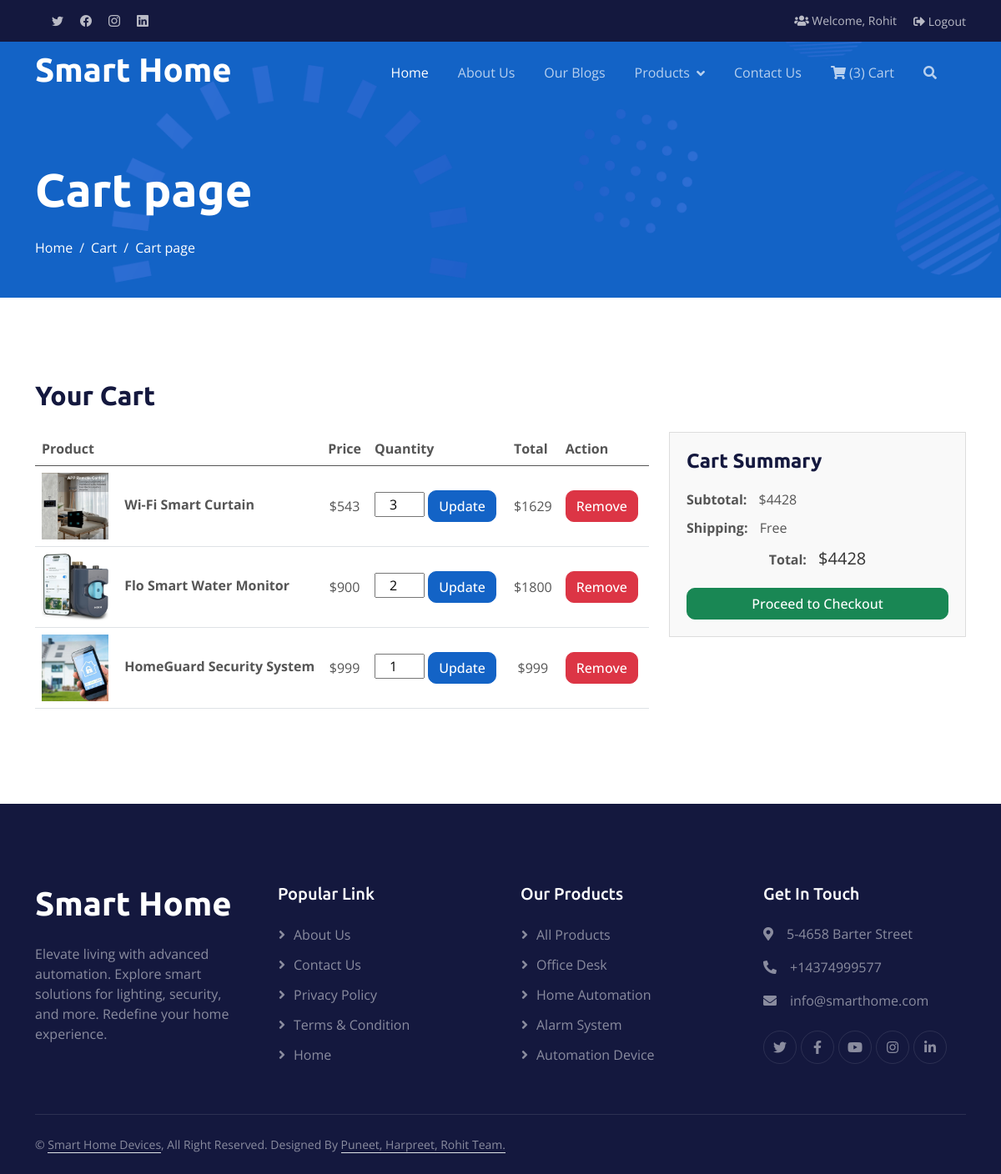
/cart.php (signed in), run on an earlier commit of the app's database.
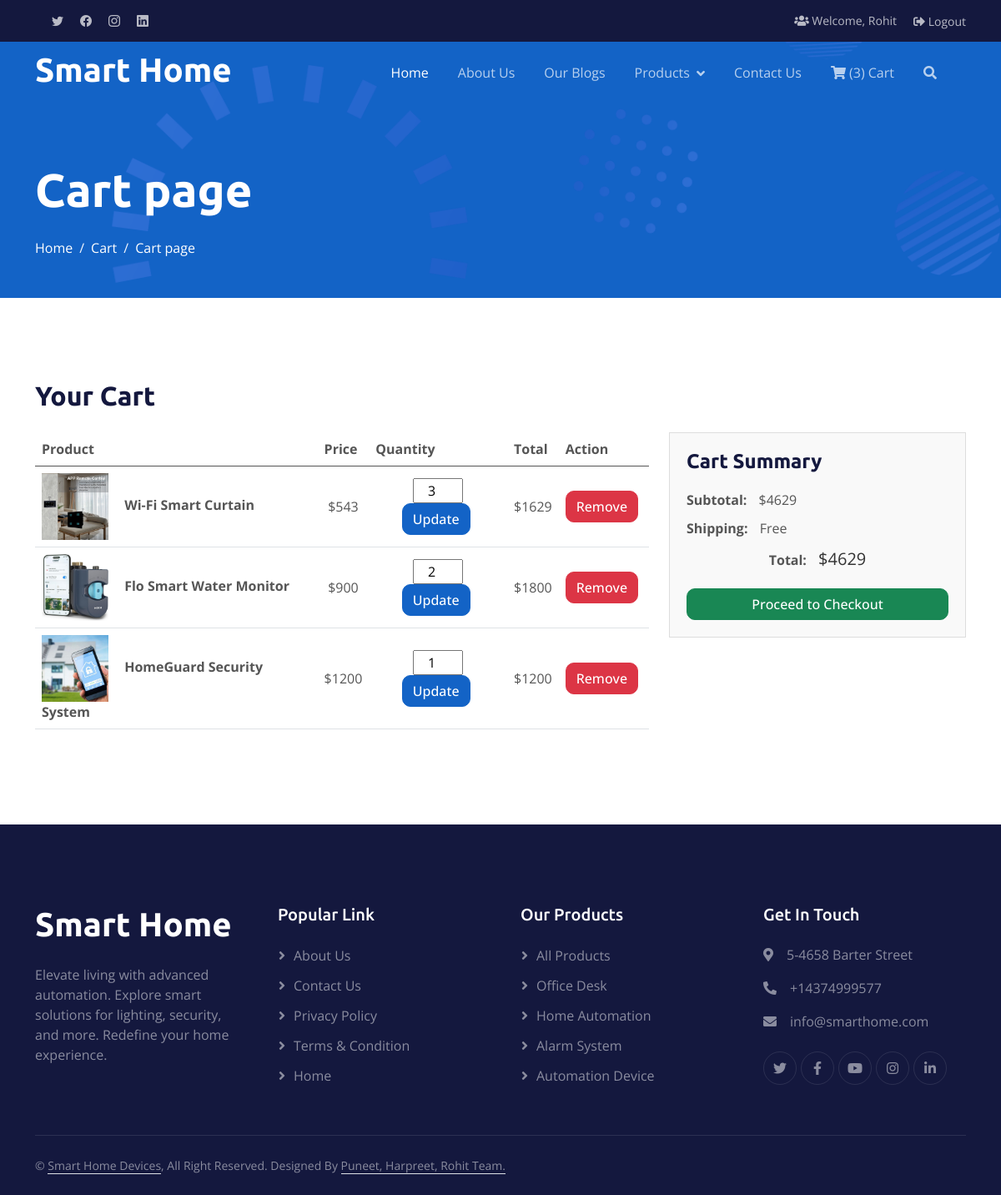
And on a later commit of the database.
### tables this page shows
CREATE TABLE IF NOT EXISTS `cart` (
  `id` int NOT NULL AUTO_INCREMENT,
  `product_id` varchar(100) NOT NULL,
  `user_id` varchar(100) NOT NULL,
  `quantity` int NOT NULL,
  PRIMARY KEY (`id`)
);

CREATE TABLE IF NOT EXISTS `products` (
  `product_id` int NOT NULL AUTO_INCREMENT,
  `category` varchar(100) NOT NULL,
  `title` varchar(50) NOT NULL,
  `description` longtext NOT NULL,
  `image` varchar(400) NOT NULL,
  `date` timestamp NOT NULL DEFAULT CURRENT_TIMESTAMP,
  `keywords` varchar(500) NOT NULL,
  `price` int NOT NULL,
  PRIMARY KEY (`product_id`)
);

### cart.php (the view, shortened to what the changed rows need)
<!DOCTYPE html>
<html lang="en">
<head>
    <?php include_once('header.php'); ?>
    <div class="container-fluid pt-5 bg-primary hero-header">
        <div class="container pt-5">
            <div class="row g-5 pt-5">
                <div class="col-lg-6 align-self-center text-center text-lg-start mb-lg-5">
                    <h1 class="display-4 text-white mb-4 animated slideInRight">Cart page</h1>
                </div>
            </div>
        </div>
    </div>
    <section class="cart-section">
        <div class="container mt-5 mb-5">
            <h2 class="section-title mb-4">Your Cart</h2>
            <div class="row">
                <div class="col-md-8">
                    <div class="cart-table">
                        <table class="table">
                            <thead>
                                <tr>
                                    <th scope="col">Product</th>
                                    <th scope="col">Price</th>
                                    <th scope="col">Quantity</th>
                                    <th scope="col">Total</th>
                                    <th scope="col">Action</th>
                                </tr>
                            </thead>
                            <tbody>
                                <?php
                                $res = mysqli_query($conn, "SELECT cart.*, products.title, products.image, products.price FROM cart INNER JOIN products ON cart.product_id = products.product_id WHERE cart.user_id = $u_id");
                                $subtotal = 0;
                                while ($row = mysqli_fetch_assoc($res)) {
                                    $cart_id = $row['id'];
                                    $title = $row['title'];
                                    $image = $row['image'];
                                    $price = $row['price'];
                                    $quantity = $row['quantity'];
                                    $total = $price * $quantity;
                                    $subtotal += $total;
                                    ?>
									<tr>
                                        <td class="product">
                                            <img src="img/products/<?php echo $image; ?>" alt="<?php echo $title; ?>" class="product-image">
                                            <span class="product-title"><?php echo $title; ?></span>
                                        </td>
                                        <td class="price">$<?php echo $price; ?></td>
                                        <td class="quantity">
                                            <form action="update-cart.php" method="GET">
                                                <input type="number" name="quantity" class="quantity-input" value="<?php echo $quantity; ?>">
                                                <button type="submit" class="btn btn-primary btn-update">Update</button>
                                            </form>
                                        </td>
                                        <td class="total">$<?php echo $total; ?></td>
                                        <td class="action">
                                            <a href="deleteProductFromCart.php?cart_id=<?php echo $cart_id; ?>" class="btn btn-danger btn-remove">Remove</a>
                                        </td>
                                    </tr>
                                <?php
                                }
                                ?>
                            </tbody>
                        </table>
                    </div>
                </div>
                <div class="col-md-4">
                    <div class="cart-summary">
                        <div class="summary-item">
                            <span class="item-label">Subtotal:</span>
                            <span class="item-value">$<?php echo $subtotal; ?></span>
                        </div>
                        <div class="summary-item total">
                            <span class="item-label">Total:</span>
                            <span class="item-value">$<?php echo $subtotal; ?></span>
                        </div>
                    </div>
                </div>
            </div>
        </div>
    </section>
    <?php include_once('footer.php'); ?>

What changed in the data, as far as the page shows it:
changed through a linked row, cart "HomeGuard Security System": product.price "999" → "1200"
Also different on the page:
$subtotal: "4428" → "4629"
